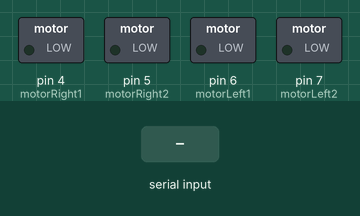
Simulated run of this sketch. Board: Arduino Uno, built with avr-gcc and run on an emulated ATmega328P. On the bench: switched loads named in the sketch (green lamp = pin HIGH). The inputs (shaded band) are chosen by the test bench. What the sketch prints to the serial monitor is not drawn.

Above: at 1.2 s.
1.3 s: "f" received over the second serial link
At 2.3 s:
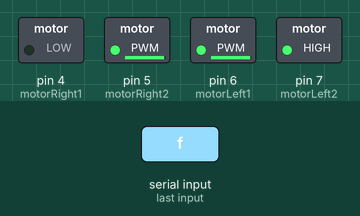
2.8 s: "b" received over the second serial link
At 3.5 s:
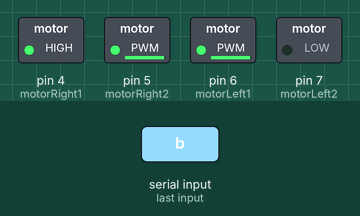
4.3 s: "r" received over the second serial link
At 4.6 s:
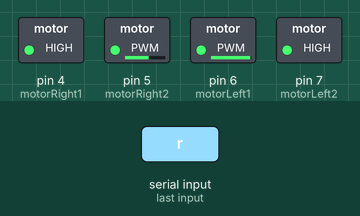
5.8 s: "l" received over the second serial link
At 7.0 s:
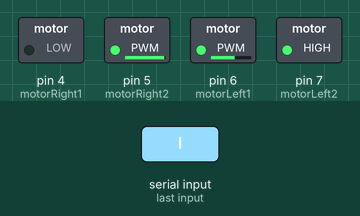
7.3 s: "s" received over the second serial link
At 8.1 s:
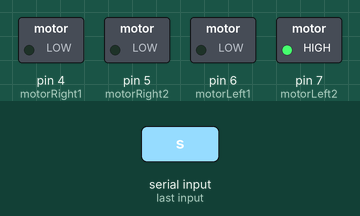
Timing chart, 0 to 9.8 s (numbered marks = the images above; inputs shaded):
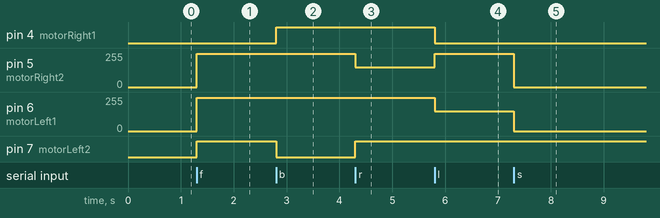

The sketch:

sketch_mar15a.ino
```cpp
#include <SoftwareSerial.h>

#define motorRight1 4
#define motorRight2 5
#define motorLeft1 6
#define motorLeft2 7
SoftwareSerial mySerial(0, 1);

void setup() {
  Serial.begin(115200);
  mySerial.begin(115200);
  pinMode (motorRight1, OUTPUT);
  pinMode (motorRight2, OUTPUT);
  pinMode (motorLeft1, OUTPUT);
  pinMode (motorLeft2, OUTPUT);
}

void loop() {
  if (mySerial.available() > 0) {
    char msg = (char)mySerial.read();
    Serial.write(msg);

    if (msg == 'f') {
      forward();
    }
    else if (msg == 'b') {
      backward();
    }
    else if (msg == 'r') {
      turn_right();
    }
    else if (msg == 'l') {
      turn_left();
    }
    else if (msg == 's') {
      stop();
    }
  }
}

void forward() {
  digitalWrite (motorLeft2, HIGH);
  analogWrite (motorLeft1, 250);
  digitalWrite (motorRight1, LOW);
  analogWrite (motorRight2, 250);
}
void backward() {
  digitalWrite (motorLeft2, LOW);
  analogWrite (motorLeft1, 250);
  digitalWrite (motorRight1, HIGH);
  analogWrite (motorRight2, 250);
}
void turn_right() {
  digitalWrite (motorLeft2, HIGH);
  analogWrite (motorLeft1, 250);
  digitalWrite (motorRight1, HIGH);
  analogWrite (motorRight2, 150);
}
void turn_left() {
  digitalWrite (motorLeft2, HIGH);
  analogWrite (motorLeft1, 150);
  digitalWrite (motorRight1, LOW);
  analogWrite (motorRight2, 250);
}
void stop() {
  analogWrite(motorLeft1, 0);
  analogWrite(motorRight2, 0);
}
```

Measured:
- after the input at 1.3 s, pin 5 (motorRight2), pin 6 (motorLeft1): 0/255 → 250/255 at once; pin 7 (motorLeft2): LOW → HIGH at once
- after the input at 2.8 s, pin 4 (motorRight1): LOW → HIGH at once; pin 7 (motorLeft2): HIGH → LOW at once
- after the input at 4.3 s, pin 5 (motorRight2): 250/255 → 150/255 at once; pin 7 (motorLeft2): LOW → HIGH at once
- after the input at 5.8 s, pin 4 (motorRight1): HIGH → LOW at once; pin 5 (motorRight2): 150/255 → 250/255 at once; pin 6 (motorLeft1): 250/255 → 150/255 at once
- after the input at 7.3 s, pin 5 (motorRight2): 250/255 → 0/255 at once; pin 6 (motorLeft1): 150/255 → 0/255 at once
